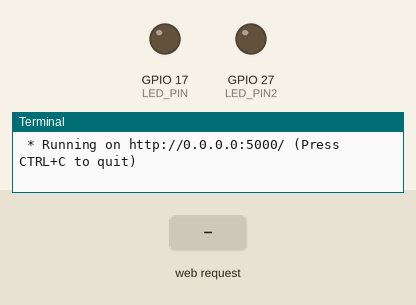
Bench run of a program on a simulated Raspberry Pi (BCM pin numbers). Shown: output pins drawn as LEDs (lit = HIGH), the last lines printed to the terminal. Inputs (shaded band) come from the test bench. The clock reads 2024-03-15 10:24:30 at power-on unless the program sets it.

Above: at 1.2 s.
1.3 s: HTTP request for /led/red/on received
At 1.7 s:
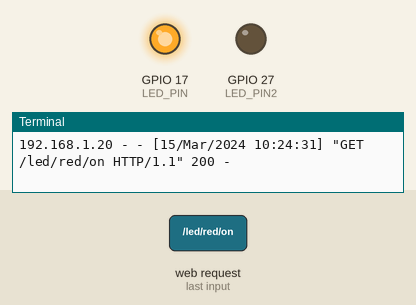
2.8 s: HTTP request for /led/blue/on received
At 4.0 s:
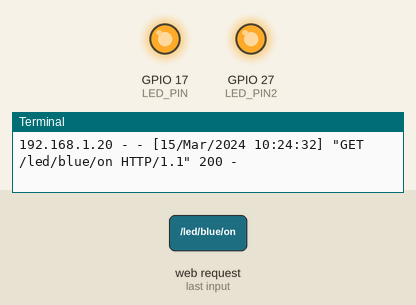
4.3 s: HTTP request for /led/red/off received
At 5.2 s:
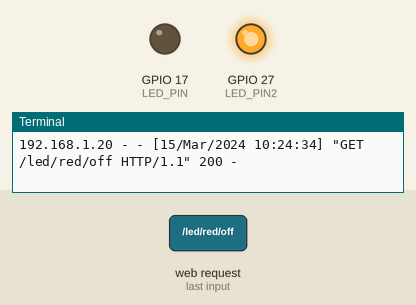
Timing chart, 0 to 7.3 s (numbered marks = the images above; inputs shaded):
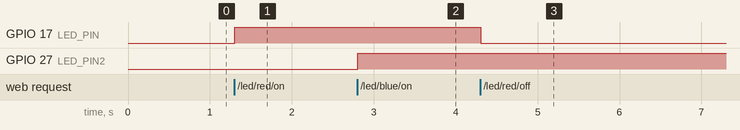

Measured:
- after the input at 1.3 s, GPIO 17 (LED_PIN): LOW → HIGH at once
- after the input at 2.8 s, GPIO 27 (LED_PIN2): LOW → HIGH at once
- after the input at 4.3 s, GPIO 17 (LED_PIN): HIGH → LOW at once

The program:

flask_led_task.py
```python
from flask import Flask
import RPi.GPIO as GPIO

LED_PIN = 17
LED_PIN2 = 27
GPIO.setmode(GPIO.BCM)
GPIO.setup(LED_PIN, GPIO.OUT)
GPIO.setup(LED_PIN2, GPIO.OUT)
app = Flask(__name__) #__name__은 파일명

#라우팅(함수로 연결해주는 것?)을 위한 뷰 함수

#p 태그는 문단
@app.route("/")
def hello():
    return '''
    <p>Hello, Flask!!
    <p><a href = "/led/red/on">RED LED ON</a>
    <a href = "/led/red/off">RED LED OFF</a>
    <p><a href = "/led/blue/on">BLUE LED ON</a>
    <a href = "/led/blue/off">BLUE LED OFF</a>
     '''  #웹페이지에 보여줄 내용

#동적 라우팅(코드를 간결하게 만들 때 사용할 수 있음)
@app.route("/led/<color>/<op>") #중요한 건 여기!
def led_op(color, op):    #함수명은 상관 없음(겹치지만 않게!)
    if op == "on" and color == "red": #밖의 라우팅 부분과 안의 함수에서는 변수 공유 안됨
        GPIO.output(LED_PIN, GPIO.HIGH)
        return '''
        <p>RED LED ON<p>
        <a href = "/">Go Home</a>
        '''  #웹페이지에 보여줄 내용

    elif op == "on" and color == "blue":
        GPIO.output(LED_PIN2, GPIO.HIGH)
        return '''
        <p>BLUE LED ON<p>
        <a href = "/">Go Home</a>
        '''  #웹페이지에 보여줄 내용

    elif op == "off" and color == "red":
        GPIO.output(LED_PIN, GPIO.LOW)
        return '''
        <p>RED LED OFF<p>
        <a href = "/">Go Home</a>
         '''
    elif op == "off" and color == "blue":
        GPIO.output(LED_PIN2, GPIO.LOW)
        return '''
        <p>BLUE LED OFF<p>
        <a href = "/">Go Home</a>
         '''


#터미널에서 직접 실행
if __name__ == "__main__": #파이썬에서 main 파일은 컴퓨터에서 직접 실행/다른 데서 날 부르기?
    app.run(host = '0.0.0.0') #또는 로컬

#라즈베리파이 말고 노트북에서 실행할거면 라즈베리파이 주소 쓰고 : 쓴 다음에 5000 쓰면 끝
GPIO.cleanup()
```
